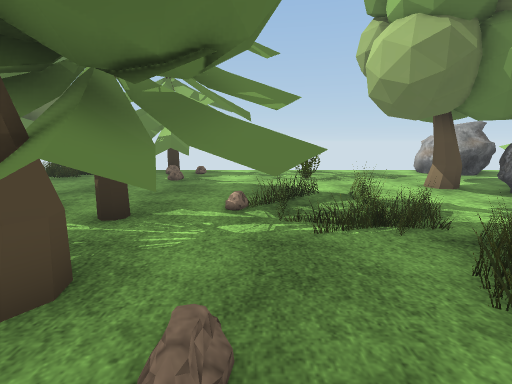
View 1 (above)

24 first-person views from a walk through a 3-D level made in the Unity game engine. The camera is 1.3 m above the floor, tilts 10° down and sees 85° across. Doors are open. The floor is counted in squares, 1 m on a side. Each view is taken from the middle of a square. On the plan, view 1 faces up. The plan holds only what a view shows up to about 13 squares ahead; the rest is blank. The place goes on beyond the plan. The player is left out. Some surface patterns are stand-ins.

View 2
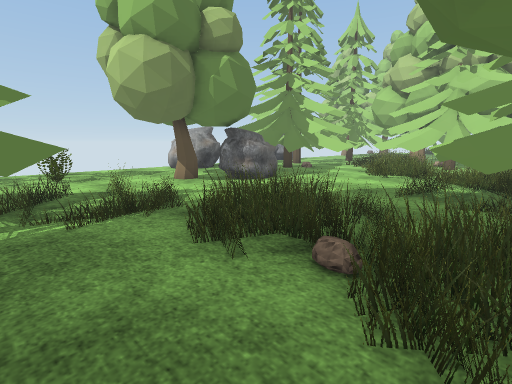

View 3
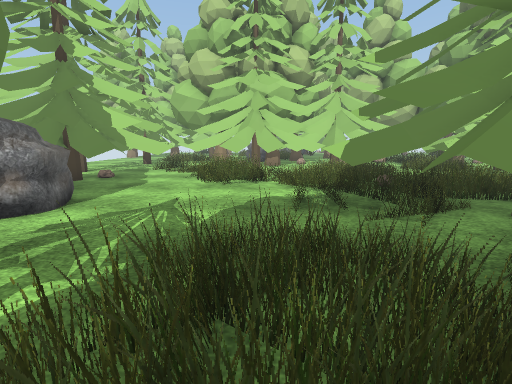

View 4
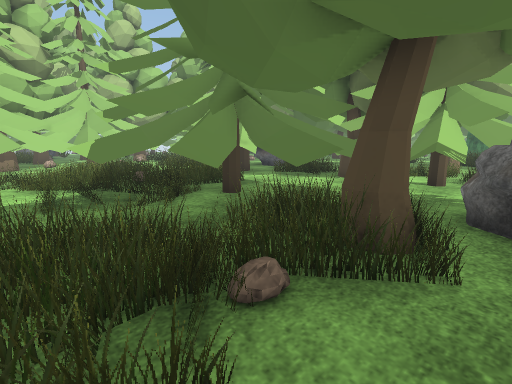

View 5
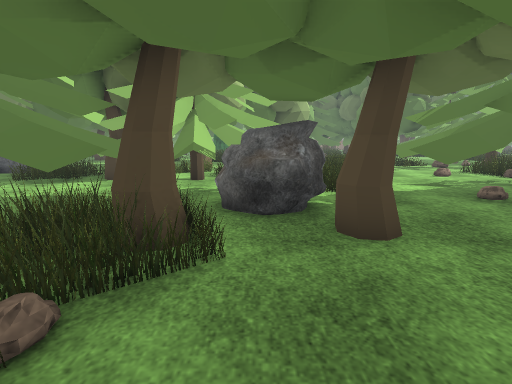

View 6
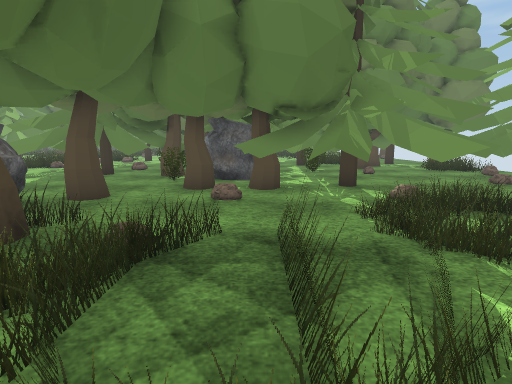

View 7
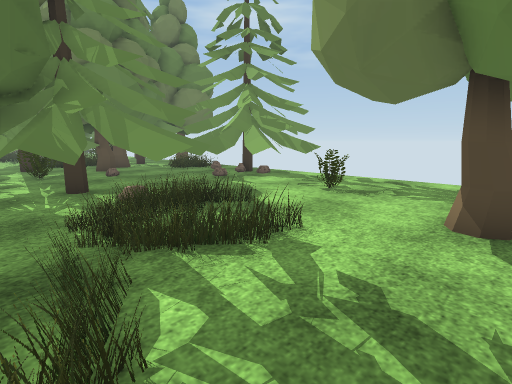

View 8
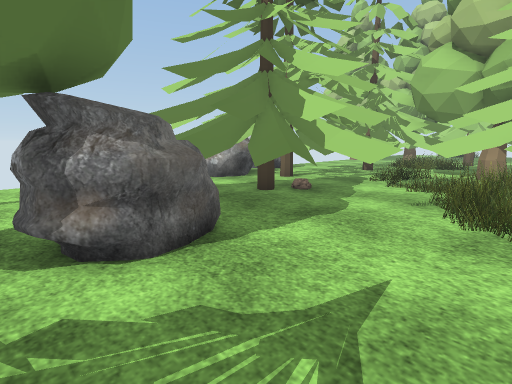

View 9
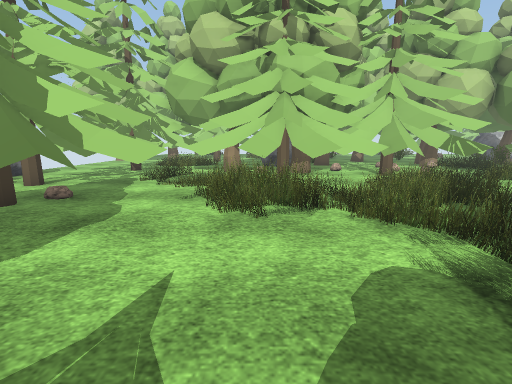

View 10
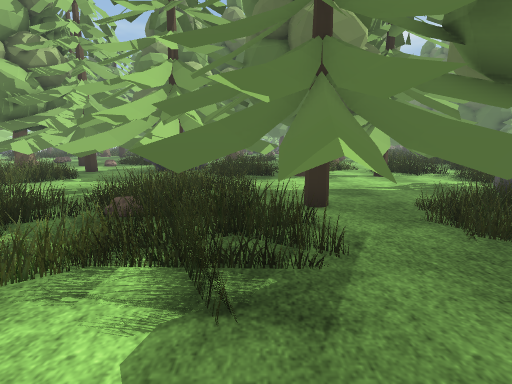

View 11
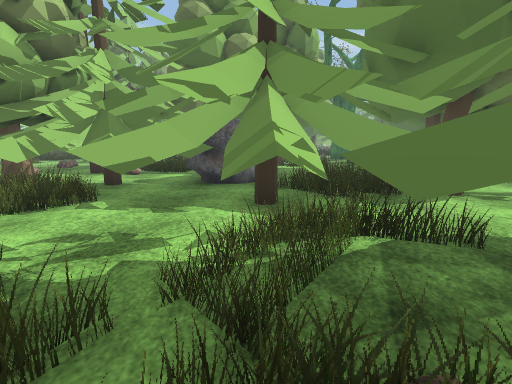

View 12
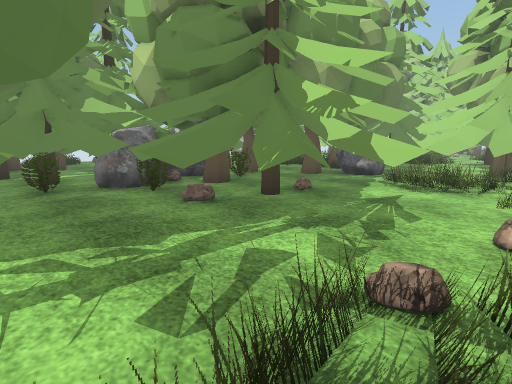

View 13
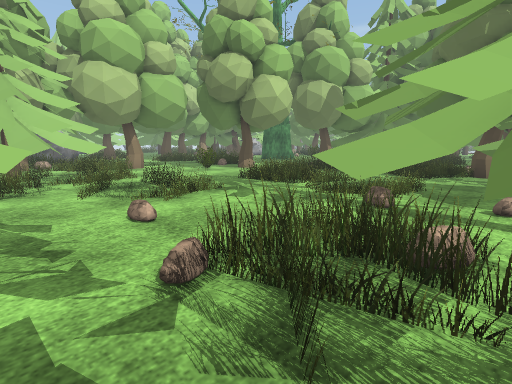

View 14
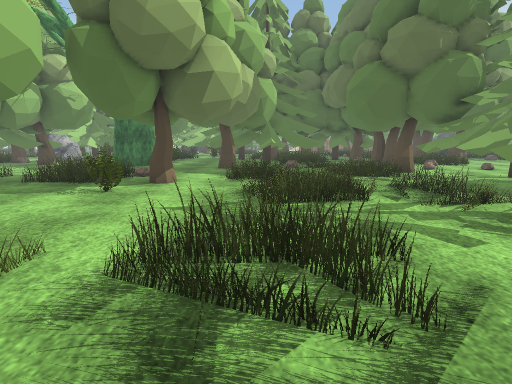

View 15
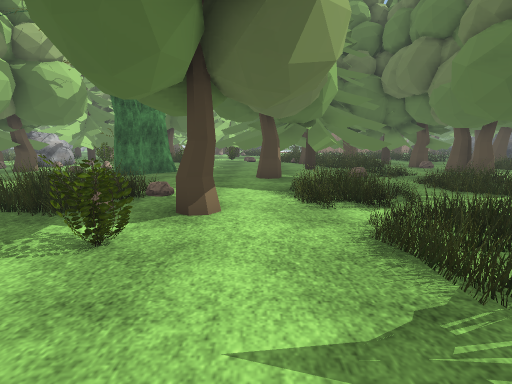

View 16
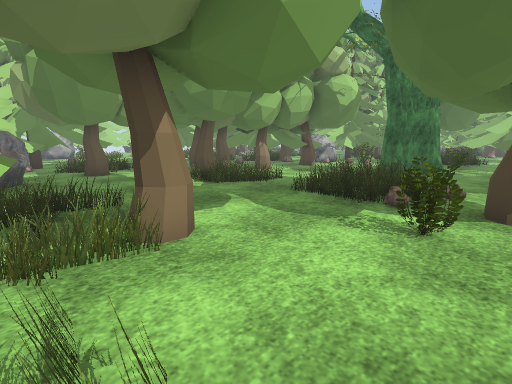

View 17
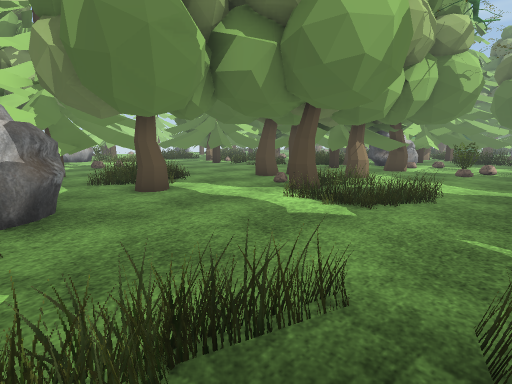

View 18
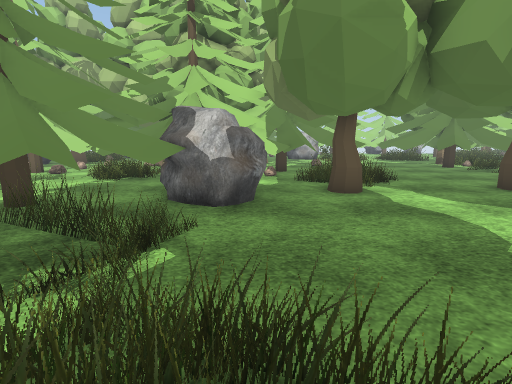

View 19
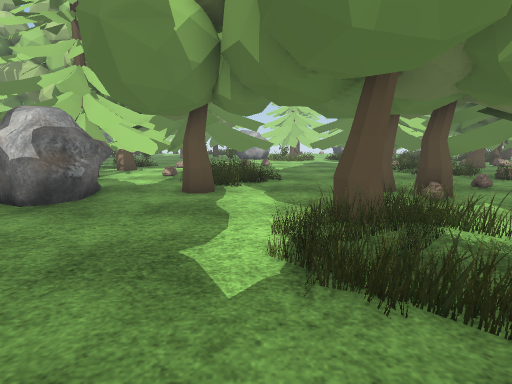

View 20
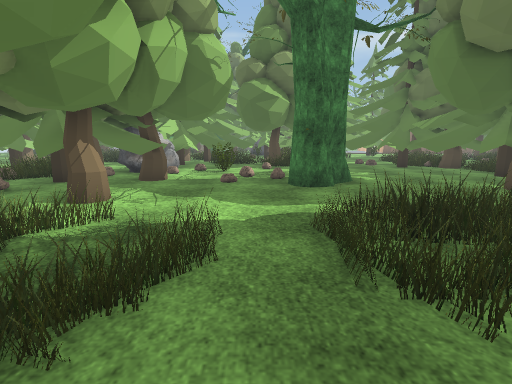

View 21
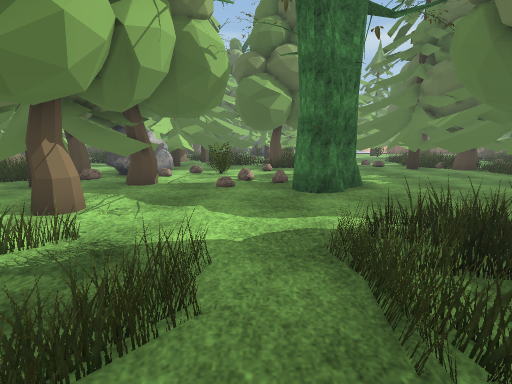

View 22
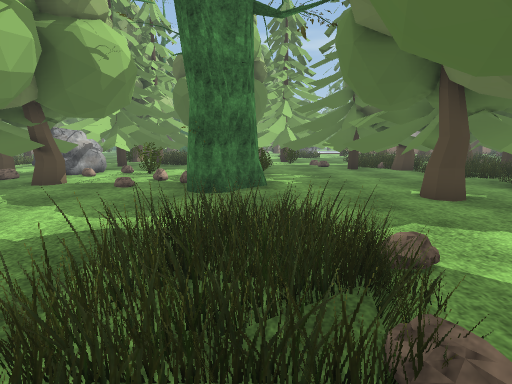

View 23
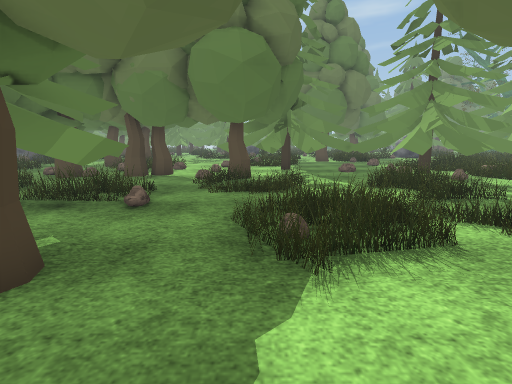

View 24
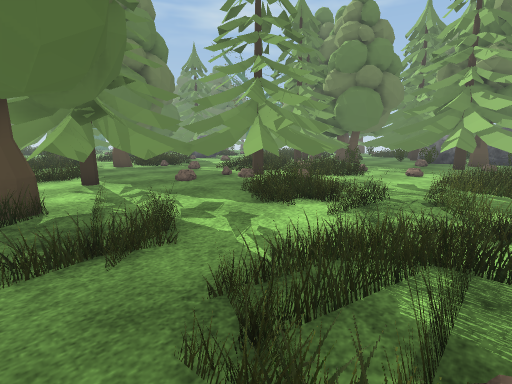

### Floor plan
Key: @ floor where view 1 was taken; # wall or solid block; . floor; = window, fence, low wall or low ledge; O other object.
Columns run from 12 left of view 1 to 18 right of it. Each row starts with its distance up from view 1.
 14           OO
 13          OOO........
 12       O OOOO.......OOOO OO
 11    OOOOOOOOO........OOO  OO
 10      .OOOOOO..=......OOOO     O
  9      .. OO............OOO   OOO
  8     O..  OOO.....OOO OOOOOO  OO
  7    OO..  OOO......OOOOOOOOO OOO
  6          OOOOO.....OO.O.O.O..OO
  5   O  #O  OOOO...........O..OOO
  4   O OOOOOOOOOO.............OO
  3   O      OOOO............OOOOO
  2   OO    OOOO..............OOO
  1   OO  OOO.O..............OOO OO
  0   OOOOOOO O.@....O.OO.... .OOOO
 -1  OOO#OOO##....O..OOOOOO.. OOOOO
 -2  ...#OOOO..OO.OOOOOOOOO..  OOO
 -3   ..OOOOO...OOO.OOOOOOO... OOOO
 -4   .OOOOOOO..OOO.OOO OOOO...OOOO
 -5  ...OOOOO.....OO  OOOOOOOO..OO
 -6  O..OOOOOO.. OOOOO ..OOOOO....
 -7  ....OOO.... OOOOOO.OOOOOOO.OO
 -8  ............OOOOOO..OOOOOOOOOO
 -9  ...........OOOO  O.OOOOOOOOOOO
-10  O.O.........OOOOO....OOOOOOOOO
-11  OOO..........OOO......OOOOOOOO
-12  OOO...................OOOOOOOO
-13 OOOOO...........O..........OOOO
-14 OOOO....................OO.OOOO
-15 OO.O.........#...........O. OOO
-16 OO...........#............. O.O
-17 OOO.........O.O.......O.......
-18 OOO.........O.........OO.......
-19 OO.......................O.....
-20 OOO.....................OO....O
-21 OOOO..................O.OO...OO
-22 O  O....O..O..........OOOO  ..O
-23 .......OOOOO....#O.....OOOOO.OO
-24  OO...OOOOOO...O#O...OOOOOOO. O
-25  OO. ..OOOOO...O  ...OOO  OOO
-26      OOOOOOOO..  .....OO OOOO.
-27  OOOOOOO OOOO..  ..  .OOOO OOO
-28     OOOOOOOOO..# ..=O.OO    OO
-29      OOOOOOOOO.  ....OOO

Where each view was taken, in squares from view 1:
view 1: 0 up, 0 right, facing up
view 2: 1 down, 0 right, facing up-right
view 3: 2 up, 2 right, facing right
view 4: 2 up, 1 right, facing down-right
view 5: 2 up, 1 right, facing down
view 6: 2 up, 6 right, facing left
view 7: 3 up, 6 right, facing up-left
view 8: 3 up, 6 right, facing up-right
view 9: 3 up, 6 right, facing right
view 10: 3 up, 8 right, facing down
view 11: 1 down, 11 right, facing down
view 12: 9 down, 11 left, facing up-right
view 13: 7 down, 11 left, facing down-right
view 14: 8 down, 3 left, facing down
view 15: 12 down, 1 left, facing down
view 16: 11 down, 0 right, facing down-right
view 17: 11 down, 5 right, facing down-right
view 18: 12 down, 5 right, facing right
view 19: 16 down, 5 right, facing right
view 20: 15 down, 6 right, facing down
view 21: 16 down, 6 right, facing down
view 22: 16 down, 3 right, facing down
view 23: 20 down, 1 right, facing left
view 24: 21 down, 3 left, facing up-left
